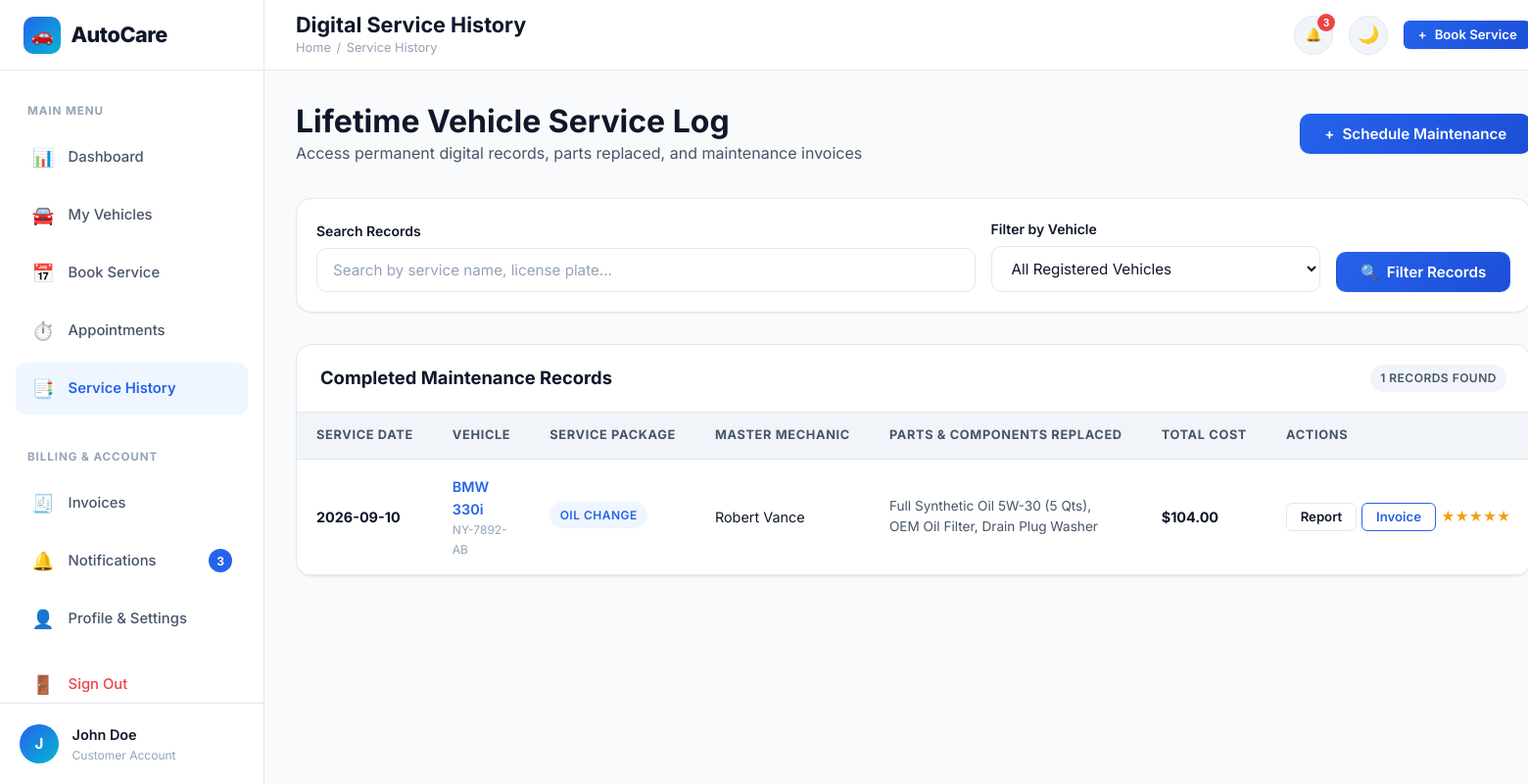
The app's page /history (signed in) with its own data.
### tables this page shows
CREATE TABLE users (
    id INTEGER PRIMARY KEY AUTOINCREMENT,
    full_name TEXT NOT NULL,
    email TEXT UNIQUE NOT NULL COLLATE NOCASE,
    phone TEXT NOT NULL,
    password_hash TEXT NOT NULL,
    role TEXT NOT NULL DEFAULT 'customer', -- 'customer' or 'admin'
    status TEXT NOT NULL DEFAULT 'active', -- 'active' or 'inactive'
    created_at TIMESTAMP DEFAULT CURRENT_TIMESTAMP
);

CREATE TABLE service_records (
    id INTEGER PRIMARY KEY AUTOINCREMENT,
    appointment_id INTEGER NOT NULL REFERENCES appointments(id) ON DELETE CASCADE,
    vehicle_id INTEGER NOT NULL REFERENCES vehicles(id) ON DELETE CASCADE,
    mechanic_id INTEGER REFERENCES mechanics(id) ON DELETE SET NULL,
    service_date TEXT NOT NULL,
    parts_replaced TEXT,
    labor_details TEXT,
    parts_cost REAL DEFAULT 0.0,
    labor_cost REAL DEFAULT 0.0,
    total_cost REAL DEFAULT 0.0,
    technician_notes TEXT,
    created_at TIMESTAMP DEFAULT CURRENT_TIMESTAMP
);

CREATE TABLE appointments (
    id INTEGER PRIMARY KEY AUTOINCREMENT,
    appointment_code TEXT UNIQUE NOT NULL,
    user_id INTEGER NOT NULL REFERENCES users(id) ON DELETE CASCADE,
    vehicle_id INTEGER NOT NULL REFERENCES vehicles(id) ON DELETE CASCADE,
    service_id INTEGER NOT NULL REFERENCES services(id),
    mechanic_id INTEGER REFERENCES mechanics(id) ON DELETE SET NULL,
    appointment_date TEXT NOT NULL,
    time_slot TEXT NOT NULL,
    problem_description TEXT,
    status TEXT NOT NULL DEFAULT 'Pending',
    -- Status options: Pending, Confirmed, Assigned, Vehicle Received, Inspection, In Service, Quality Check, Ready for Pickup, Completed, Cancelled
    cancellation_reason TEXT,
    estimated_completion TEXT,
    technician_notes TEXT,
    total_amount REAL NOT NULL DEFAULT 0.0,
    created_at TIMESTAMP DEFAULT CURRENT_TIMESTAMP,
    updated_at TIMESTAMP DEFAULT CURRENT_TIMESTAMP
);

CREATE TABLE vehicles (
    id INTEGER PRIMARY KEY AUTOINCREMENT,
    user_id INTEGER NOT NULL REFERENCES users(id) ON DELETE CASCADE,
    vehicle_number TEXT UNIQUE NOT NULL COLLATE NOCASE,
    brand TEXT NOT NULL,
    model TEXT NOT NULL,
    year INTEGER NOT NULL,
    fuel_type TEXT NOT NULL,
    vehicle_type TEXT NOT NULL,
    color TEXT NOT NULL,
    current_mileage INTEGER NOT NULL DEFAULT 0,
    created_at TIMESTAMP DEFAULT CURRENT_TIMESTAMP
);

CREATE TABLE services (
    id INTEGER PRIMARY KEY AUTOINCREMENT,
    service_name TEXT NOT NULL,
    category TEXT NOT NULL,
    description TEXT NOT NULL,
    estimated_price REAL NOT NULL,
    estimated_duration TEXT NOT NULL,
    icon TEXT DEFAULT 'wrench',
    status TEXT NOT NULL DEFAULT 'active', -- 'active' or 'inactive'
    created_at TIMESTAMP DEFAULT CURRENT_TIMESTAMP
);

CREATE TABLE mechanics (
    id INTEGER PRIMARY KEY AUTOINCREMENT,
    name TEXT NOT NULL,
    email TEXT UNIQUE NOT NULL COLLATE NOCASE,
    phone TEXT NOT NULL,
    specialization TEXT NOT NULL,
    experience_years INTEGER NOT NULL DEFAULT 1,
    availability TEXT NOT NULL DEFAULT 'available', -- 'available', 'on_job', 'leave'
    status TEXT NOT NULL DEFAULT 'active', -- 'active' or 'inactive'
    avatar_url TEXT,
    created_at TIMESTAMP DEFAULT CURRENT_TIMESTAMP
);

### app.py (the view)
@app.route('/history')
@login_required
def service_history():
    user = get_current_user()
    search_q = request.args.get('q', '').strip().lower()
    vehicle_filter = request.args.get('vehicle_id', '')
    vehicles = db.query_db("SELECT id, brand, model, vehicle_number FROM vehicles WHERE user_id = ?", (user['id'],))
    query = """
        SELECT a.*, v.brand, v.model, v.vehicle_number, s.service_name,
               m.name as mechanic_name,
               sr.parts_replaced, sr.labor_details, sr.total_cost as record_cost, sr.technician_notes,
               i.id as invoice_id, i.payment_status,
               f.id as feedback_id, f.rating as feedback_rating
        FROM appointments a
        JOIN vehicles v ON a.vehicle_id = v.id
        JOIN services s ON a.service_id = s.id
        LEFT JOIN mechanics m ON a.mechanic_id = m.id
        LEFT JOIN service_records sr ON sr.appointment_id = a.id
        LEFT JOIN invoices i ON i.appointment_id = a.id
        LEFT JOIN feedback f ON f.appointment_id = a.id
        WHERE a.user_id = ? AND a.status = 'Completed'
    """
    args = [user['id']]
    if vehicle_filter:
        query += " AND a.vehicle_id = ?"
        args.append(vehicle_filter)
    if search_q:
        query += " AND (LOWER(s.service_name) LIKE ? OR LOWER(v.vehicle_number) LIKE ? OR LOWER(v.model) LIKE ?)"
        term = f"%{search_q}%"
        args.extend([term, term, term])
    query += " ORDER BY a.appointment_date DESC"
    records = db.query_db(query, tuple(args))
    return render_template(
        'customer/history.html',
        records=records,
        vehicles=vehicles,
        current_vehicle=vehicle_filter,
        search_q=search_q
    )

### app.py (called while the page is built)
def get_current_user():
    user_id = session.get('user_id')
    if not user_id:
        return None
    return db.query_db("SELECT * FROM users WHERE id = ?", (user_id,), one=True)

def login_required(f):
    @wraps(f)
    def decorated_function(*args, **kwargs):
        if 'user_id' not in session:
            flash('Please log in to access this page.', 'warning')
            return redirect(url_for('login', next=request.url))
        user = get_current_user()
        if not user or user['status'] != 'active':
            session.clear()
            flash('Your account is deactivated or invalid.', 'error')
            return redirect(url_for('login'))
        return f(*args, **kwargs)
    return decorated_function

@app.context_processor
def inject_global_vars():
    user = get_current_user()
    unread_notifs_count = 0
    recent_notifs = []
    if user:
        unread = db.query_db(
            "SELECT COUNT(*) as count FROM notifications WHERE user_id = ? AND is_read = 0",
            (user['id'],), one=True
        )
        unread_notifs_count = unread['count'] if unread else 0
        recent_notifs = db.query_db(
            "SELECT * FROM notifications WHERE user_id = ? ORDER BY created_at DESC LIMIT 5",
            (user['id'],)
        )
    return {
        'current_user': user,
        'unread_notifs_count': unread_notifs_count,
        'recent_notifs': recent_notifs,
        'current_year': datetime.now().year,
        'active_path': request.path
    }

### db.py (called while the page is built)
def get_db():
    db = sqlite3.connect(Config.DATABASE)
    db.row_factory = sqlite3.Row
    db.execute("PRAGMA foreign_keys = ON;")
    return db

def query_db(query, args=(), one=False):
    conn = get_db()
    try:
        cur = conn.cursor()
        cur.execute(query, args)
        rv = cur.fetchall()
        cur.close()
        return (dict(rv[0]) if rv else None) if one else [dict(r) for r in rv]
    finally:
        conn.close()

### templates/customer/history.html (shortened to what this page needs)
{% extends "customer/base_customer.html" %}
{% block page_title %}Digital Service History{% endblock %}
{% block breadcrumb %}Service History{% endblock %}
{% block dashboard_content %}
<div style="display: flex; justify-content: space-between; align-items: center; margin-bottom: 2rem; flex-wrap: wrap; gap: 1rem;">
  <div>
    <h2>Lifetime Vehicle Service Log</h2>
    <p style="color: var(--text-secondary);">Access permanent digital records, parts replaced, and maintenance invoices</p>
  </div>
  <a href="{{ url_for('book_service') }}" class="btn btn-primary">
    <span>+</span> Schedule Maintenance
  </a>
</div>
<div class="card" style="margin-bottom: 2rem; padding: 1.25rem;">
  <form method="GET" action="{{ url_for('service_history') }}" style="display: flex; gap: 1rem; flex-wrap: wrap; align-items: flex-end;">
    <div style="flex: 2; min-width: 240px;">
      <label class="form-label" for="history-search">Search Records</label>
      <input type="text" id="history-search" name="q" class="form-control" placeholder="Search by service name, license plate..." value="{{ search_q }}">
    </div>
    <div style="flex: 1; min-width: 180px;">
      <label class="form-label" for="history-veh-filter">Filter by Vehicle</label>
      <select id="history-veh-filter" name="vehicle_id" class="form-select">
        <option value="">All Registered Vehicles</option>
      </select>
    </div>
    <div>
      <button type="submit" class="btn btn-primary">
        <span>🔍</span> Filter Records
      </button>
    </div>
  </form>
</div>
<div class="table-card">
  <div class="table-header-bar">
    <h3 class="table-header-title">Completed Maintenance Records</h3>
    <span class="badge badge-neutral">{{ records|length }} records found</span>
  </div>
  <div class="table-responsive">
    <table class="data-table">
      <thead>
        <tr>
          <th>Service Date</th>
          <th>Vehicle</th>
          <th>Service Package</th>
          <th>Master Mechanic</th>
          <th>Parts & Components Replaced</th>
          <th>Total Cost</th>
          <th>Actions</th>
        </tr>
      </thead>
      <tbody>
        {% if records %}
          {% for r in records %}
            <tr>
              <td><strong>{{ r.appointment_date }}</strong></td>
              <td>
                <a href="{{ url_for('vehicle_detail', vehicle_id=r.vehicle_id) }}" style="font-weight: 600;">
                  {{ r.brand }} {{ r.model }}
                </a>
                <div style="font-size: 0.75rem; color: var(--text-muted);">{{ r.vehicle_number }}</div>
              </td>
              <td>
                <span class="badge badge-primary" style="margin-bottom: 0.2rem;">{{ r.service_name }}</span>
              </td>
              <td>{{ r.mechanic_name or 'AutoCare Master Tech' }}</td>
              <td style="max-width: 280px; font-size: 0.85rem; color: var(--text-secondary);">
                {{ r.parts_replaced or 'Standard parts inspection & fluid service' }}
              </td>
              <td>
                <strong>${{ "%.2f"|format(r.record_cost or r.total_amount) }}</strong>
              </td>
              <td>
                <div style="display: flex; gap: 0.35rem;">
                  <a href="{{ url_for('tracking_detail', appointment_id=r.id) }}" class="btn btn-secondary btn-sm" title="Service Report">
                    Report
                  </a>
                  {% if r.invoice_id %}
                    <a href="{{ url_for('invoice_detail', invoice_id=r.invoice_id) }}" class="btn btn-outline-primary btn-sm" title="View Digital Invoice">
                      Invoice
                    </a>
                  {% endif %}
                  {% if not r.feedback_id %}
                    <a href="{{ url_for('submit_feedback', appointment_id=r.id) }}" class="btn btn-sm btn-outline-primary" title="Submit Review">
                      ⭐ Review
                    </a>
                  {% else %}
                    <span title="Rated {{ r.feedback_rating }} Stars" style="font-size: 0.85rem; color: #f59e0b; align-self: center;">
                      {% for i in range(r.feedback_rating or 5) %}★{% endfor %}
                    </span>
                  {% endif %}
                </div>
              </td>
            </tr>
          {% endfor %}
        {% else %}
          <tr>
            <td colspan="7" style="text-align: center; padding: 3rem; color: var(--text-muted);">
              No service records match your criteria.
            </td>
          </tr>
        {% endif %}
      </tbody>
    </table>
  </div>
</div>
{% endblock %}

### templates/customer/base_customer.html (shortened to what this page needs)
{% extends "base.html" %}
{% block page_body %}
<div class="dashboard-layout">
  <aside class="sidebar">
    <div class="sidebar-header">
      <a href="{{ url_for('dashboard') }}" class="brand-logo">
        <div class="brand-icon">🚗</div>
        <span>AutoCare</span>
      </a>
    </div>
    <nav class="sidebar-nav">
      <span class="sidebar-section-label">Main Menu</span>
      <a href="{{ url_for('dashboard') }}" class="sidebar-link {% if request.endpoint == 'dashboard' %}active{% endif %}">
        <span class="sidebar-link-icon">📊</span>
        <span>Dashboard</span>
      </a>
      <a href="{{ url_for('customer_vehicles') }}" class="sidebar-link {% if request.endpoint in ('customer_vehicles', 'vehicle_detail') %}active{% endif %}">
        <span class="sidebar-link-icon">🚘</span>
        <span>My Vehicles</span>
      </a>
      <a href="{{ url_for('book_service') }}" class="sidebar-link {% if request.endpoint == 'book_service' %}active{% endif %}">
        <span class="sidebar-link-icon">📅</span>
        <span>Book Service</span>
      </a>
      <a href="{{ url_for('customer_appointments') }}" class="sidebar-link {% if request.endpoint in ('customer_appointments', 'tracking_detail') %}active{% endif %}">
        <span class="sidebar-link-icon">⏱️</span>
        <span>Appointments</span>
      </a>
      <a href="{{ url_for('service_history') }}" class="sidebar-link {% if request.endpoint == 'service_history' %}active{% endif %}">
        <span class="sidebar-link-icon">📑</span>
        <span>Service History</span>
      </a>
      <span class="sidebar-section-label" style="margin-top: 1rem;">Billing & Account</span>
      <a href="{{ url_for('customer_invoices') }}" class="sidebar-link {% if request.endpoint in ('customer_invoices', 'invoice_detail') %}active{% endif %}">
        <span class="sidebar-link-icon">🧾</span>
        <span>Invoices</span>
      </a>
      <a href="{{ url_for('notifications_view') }}" class="sidebar-link {% if request.endpoint == 'notifications_view' %}active{% endif %}">
        <span class="sidebar-link-icon">🔔</span>
        <span>Notifications</span>
        {% if unread_notifs_count > 0 %}
          <span class="sidebar-badge">{{ unread_notifs_count }}</span>
        {% endif %}
      </a>
      <a href="{{ url_for('customer_profile') }}" class="sidebar-link {% if request.endpoint == 'customer_profile' %}active{% endif %}">
        <span class="sidebar-link-icon">👤</span>
        <span>Profile & Settings</span>
      </a>
      <a href="{{ url_for('logout') }}" class="sidebar-link" style="color: var(--danger); margin-top: 0.5rem;">
        <span class="sidebar-link-icon">🚪</span>
        <span>Sign Out</span>
      </a>
    </nav>
    <div class="sidebar-footer">
      <div class="sidebar-user-avatar">{{ current_user.full_name[:1] }}</div>
      <div class="sidebar-user-info">
        <div class="sidebar-user-name">{{ current_user.full_name }}</div>
        <div class="sidebar-user-role">Customer Account</div>
      </div>
    </div>
  </aside>
  <div class="main-wrapper">
    <header class="topbar">
      <div class="topbar-left">
        <div class="page-title-box">
          <h1>{% block page_title %}Dashboard{% endblock %}</h1>
          <div class="breadcrumbs">
            <a href="{{ url_for('dashboard') }}">Home</a>
            <span>/</span>
            <span>{% block breadcrumb %}Dashboard{% endblock %}</span>
          </div>
        </div>
      </div>
      <div class="topbar-right">
        <div class="notif-dropdown-wrapper">
          <button type="button" class="notif-btn" onclick="toggleNotificationDropdown()" title="Notifications">
            🔔
            {% if unread_notifs_count > 0 %}
              <span class="notif-count-badge">{{ unread_notifs_count }}</span>
            {% endif %}
          </button>
        </div>
        <button type="button" class="theme-toggle-btn" onclick="toggleTheme()" title="Toggle Dark/Light Mode">🌙</button>
        <a href="{{ url_for('book_service') }}" class="btn btn-primary btn-sm">
          <span>+</span> Book Service
        </a>
      </div>
    </header>
    <main class="dashboard-content">
      {% block dashboard_content %}{% endblock %}
    </main>
  </div>
</div>
{% endblock %}

### records on screen
users: full_name "J", full_name "John Doe"
service_records: appointment_date "2026-09-10", brand "BMW", model "330i", vehicle_number "NY-7892-AB", service_name "OIL CHANGE", name "Robert Vance", parts_replaced "Full Synthetic Oil 5W-30 (5 Qts), OEM Oil Filter, Drain Plug Washer", total_cost "104.00"

### other values on screen
{{ unread_notifs_count }} "3"
{{ records|length }} "1"
